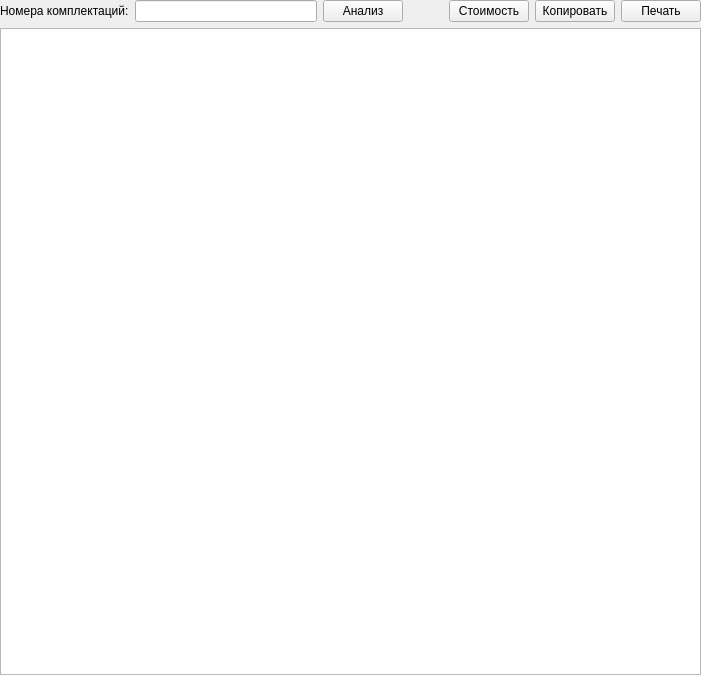
<ui version="4.0" >
 <class>Defichit2</class>
 <widget class="QWidget" name="Defichit2" >
  <property name="geometry" >
   <rect>
    <x>0</x>
    <y>0</y>
    <width>701</width>
    <height>675</height>
   </rect>
  </property>
  <property name="windowTitle" >
   <string>Form</string>
  </property>
  <layout class="QVBoxLayout" >
   <property name="margin" >
    <number>0</number>
   </property>
   <item>
    <layout class="QHBoxLayout" >
     <item>
      <widget class="QLabel" name="label" >
       <property name="text" >
        <string>Номера комплектаций:</string>
       </property>
      </widget>
     </item>
     <item>
      <widget class="QLineEdit" name="le" />
     </item>
     <item>
      <widget class="QPushButton" name="pb_exec" >
       <property name="text" >
        <string>Анализ</string>
       </property>
      </widget>
     </item>
     <item>
      <spacer>
       <property name="orientation" >
        <enum>Qt::Horizontal</enum>
       </property>
       <property name="sizeType" >
        <enum>QSizePolicy::Fixed</enum>
       </property>
       <property name="sizeHint" stdset="0" >
        <size>
         <width>40</width>
         <height>20</height>
        </size>
       </property>
      </spacer>
     </item>
     <item>
      <widget class="QPushButton" name="pb_price" >
       <property name="text" >
        <string>Стоимость</string>
       </property>
      </widget>
     </item>
     <item>
      <widget class="QPushButton" name="pb_copy" >
       <property name="text" >
        <string>Копировать</string>
       </property>
      </widget>
     </item>
     <item>
      <widget class="QPushButton" name="pb_print" >
       <property name="text" >
        <string>Печать</string>
       </property>
      </widget>
     </item>
    </layout>
   </item>
   <item>
    <widget class="QTableWidget" name="tw" >
     <property name="toolTip" >
      <string>Копировать в буфер обмена</string>
     </property>
    </widget>
   </item>
  </layout>
 </widget>
 <resources/>
 <connections/>
</ui>
